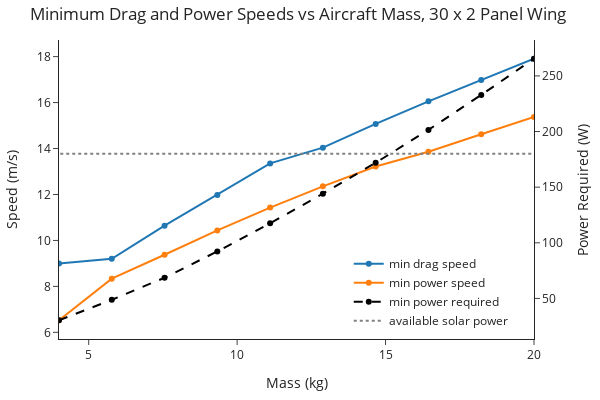

Notebook code for this chart:
### Code cell
fig = go.Figure()

fig.add_trace(go.Scatter(x=mass, y=vmd.fs_v, name="min drag speed"))
fig.add_trace(go.Scatter(x=mass, y=vmp.fs_v, name="min power speed"))

fig.add_trace(
    go.Scatter(
        x=mass,
        y=vmp.power,
        name="min power required",
        yaxis="y2",
        line=dict(dash="dash", color="black", width=2),
    )
)
fig.add_trace(
    go.Scatter(
        x=[0, 20],
        y=[cell_power * nrows * ncols, cell_power * nrows * ncols],
        name="available solar power",
        yaxis="y2",
        mode="lines",
        line=dict(dash="dot", color="gray", width=2),
    )
)

fig.update_layout(
    template="simple_white",
    title="Minimum Drag and Power Speeds vs Aircraft Mass, 30 x 2 Panel Wing",
    xaxis=dict(
        title="Mass (kg)",
        range=[4, 20],
    ),
    yaxis_title="Speed (m/s)",
    yaxis2=dict(
        title="Power Required (W)",
        overlaying="y",
        side="right",
    ),
    margin=dict(l=40, r=40, t=40, b=40),
    width=600,
    height=400,
    legend=dict(yanchor="top", y=0.3, xanchor="left", x=0.61),
)

### Figure 1 — Plotly figure (JSON) as saved in the notebook; plotly's stock layout.template omitted (floating-point values rounded to 4 significant figures)
{"data": [{"name": "min drag speed", "type": "scatter", "x": [4.0, 5.778, 7.556, 9.333, 11.11, 12.89, 14.67, 16.44, 18.22, 20.0], "y": [9.001, 9.203, 10.64, 11.98, 13.35, 14.04, 15.07, 16.05, 16.98, 17.91]}, {"name": "min power speed", "type": "scatter", "x": [4.0, 5.778, 7.556, 9.333, 11.11, 12.89, 14.67, 16.44, 18.22, 20.0], "y": [6.524, 8.338, 9.378, 10.44, 11.43, 12.35, 13.22, 13.86, 14.62, 15.38]}, {"line": {"color": "black", "dash": "dash", "width": 2}, "name": "min power required", "type": "scatter", "x": [4.0, 5.778, 7.556, 9.333, 11.11, 12.89, 14.67, 16.44, 18.22, 20.0], "y": [30.37, 48.79, 68.62, 92.26, 117.5, 144.1, 171.9, 201.5, 232.9, 265.5], "yaxis": "y2"}, {"line": {"color": "gray", "dash": "dot", "width": 2}, "mode": "lines", "name": "available solar power", "type": "scatter", "x": [0, 20], "y": [180, 180], "yaxis": "y2"}], "layout": {"height": 400, "legend": {"x": 0.61, "xanchor": "left", "y": 0.3, "yanchor": "top"}, "margin": {"b": 40, "l": 40, "r": 40, "t": 40}, "title": {"text": "Minimum Drag and Power Speeds vs Aircraft Mass, 30 x 2 Panel Wing"}, "width": 600, "xaxis": {"range": [4, 20], "title": {"text": "Mass (kg)"}}, "yaxis": {"title": {"text": "Speed (m/s)"}}, "yaxis2": {"overlaying": "y", "side": "right", "title": {"text": "Power Required (W)"}}}}
